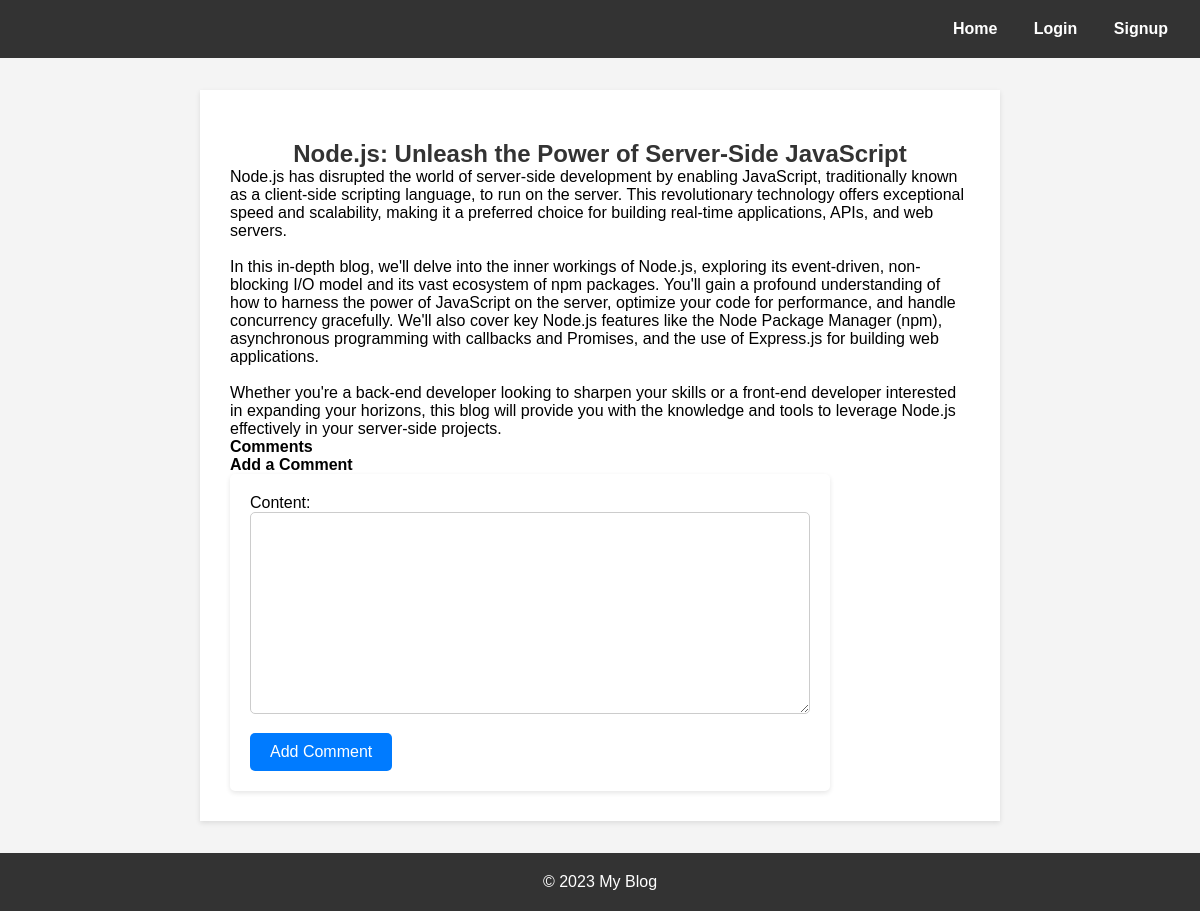
The page /post/13/ on the database its author committed.
### blog/models.py (models this page shows, shortened)
class Post(models.Model):
    title = models.CharField(max_length=200)
    content = models.TextField()
    author = models.ForeignKey(User, on_delete=models.CASCADE)
    created_at = models.DateTimeField(auto_now_add=True)
    updated_at = models.DateTimeField(auto_now=True)

### blog/views.py (the view)
# urls.py: path('post/<int:pk>/', views.post_detail, name='post_detail'),
def post_detail(request, pk):
    post = get_object_or_404(Post, pk=pk)
    comments = Comment.objects.filter(post=post)
    if request.method == 'POST':
        form = CommentForm(request.POST)
        if form.is_valid():
            comment = form.save(commit=False)
            comment.post = post
            comment.author = request.user
            comment.save()
            return redirect('post_detail', pk=post.pk)
    else:
        form = CommentForm()
    return render(request, 'blog/post/post_detail.html', {'post': post, 'comments': comments, 'form': form})

### blog/forms.py
class CommentForm(forms.ModelForm):
    class Meta:
        model = Comment
        fields = ['content']

### blog/templates/blog/post/post_detail.html (shortened to what this page needs)
{% extends "blog/base.html" %}
{% block content %}
  <h2>{{ post.title }}</h2>
  <p>{{ post.content|linebreaksbr }}</p>
  <h3>Comments</h3>
  <h3>Add a Comment</h3>
  <form method="post">
    {{ form.as_p }}
    <button type="submit">Add Comment</button>
  </form>
{% endblock %}

### blog/static/blog/css/styles.css (style rules this page uses)
* { margin: 0; padding: 0; box-sizing: border-box; font-size: 16px; }
body { font-family: Arial, sans-serif; background-color: #f4f4f4; margin: 0; padding: 0; }
h2 { text-align: center; color: #333; font-size: 1.5rem; justify-content: center; }
h2 { text-align: center; margin-top: 20px; color: #333; }
form { max-width: 600px; padding: 20px; background-color: #fff; border-radius: 5px; box-shadow: 0 2px 5px rgba(0, 0, 0, 0.1); }
form input, form textarea { width: 100%; padding: 10px; margin-bottom: 15px; border: 1px solid #ccc; border-radius: 5px; font-size: 16px; outline: none; }
form button[type="submit"] { background-color: #007bff; color: #fff; border: none; border-radius: 5px; cursor: pointer; padding: 10px 20px; font-size: 16px; }

### rows shown on the page
Post: title "Node.js: Unleash the Power of Server-Side JavaScript", content "Node.js has disrupted the world of server-side development by enabling JavaScript, traditionally known as a client-side scripting language, to run on the server. This revolutionary technology offers exceptional speed and scalability, making it a preferred choice for building real-time applications, APIs, and web servers. In this in-depth blog, we'll delve into the inner workings of Node.js, exploring its event-driven, non-blocking I/O model and its vast ecosystem of npm packages. You'll gain a profound understanding of how to harness the power of JavaScript on the server, optimize your code for performance, and handle concurrency gracefully. We'll also cover key Node.js features like the…"
